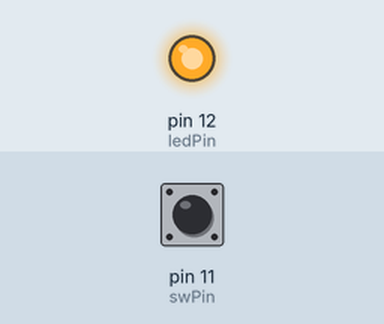
Simulated run of this sketch. Board: Arduino Uno, built with avr-gcc and run on an emulated ATmega328P. On the bench: output pins drawn as LEDs (lit = HIGH). Inputs (shaded band) come from the test bench; at power-on: pin 11 (swPin) HIGH.

Above: at 1.2 s.
1.3 s: pin 11 (swPin) pulled LOW for 0.15 s
At 1.37 s:
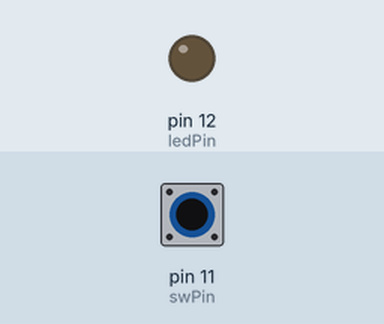
2.9 s: pin 11 (swPin) pulled LOW for 3.2 s
At 6.9 s:
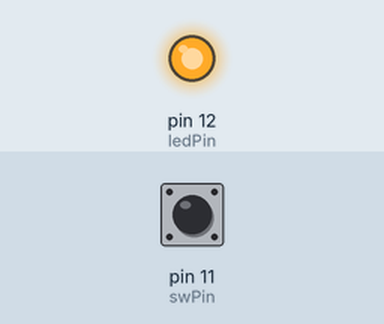
Timing chart, 0 to 8.4 s (numbered marks = the images above; inputs shaded):
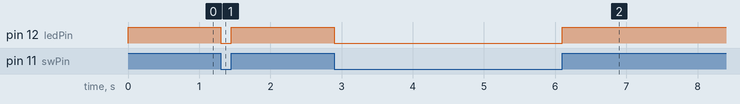

Measured:
- after the input at 1.3 s, pin 12 (ledPin): HIGH → LOW at once, → HIGH 0.15 s later
- after the input at 2.9 s, pin 12 (ledPin): HIGH → LOW at once, → HIGH 3.2 s later

The sketch:

LEDandSwitch1.ino
```cpp
// LEDがArduino digital port12につながっている
// SWがArduino digital port11につながっている
int ledPin = 12;
int swPin = 11;
int val = 0;

void setup() {
  // put your setup code here, to run once:
  pinMode(ledPin, OUTPUT);  //LEDのつながっているピンを出力にする
  pinMode(swPin, INPUT);    //スイッチのつながっているピンを入力にする
}

void loop() {
  // put your main code here, to run repeatedly:
  val = digitalRead(swPin);
  //スイッチのつながっているピンからデジタルでデータを読み取る．
  //スイッチがONの時，val = 1
  //スイッチがOFFの時，val = 0
  digitalWrite(ledPin, val);
  //LEDのつながっているピンに対して，valの値に従って入力を行う
  //val = 1の時，つまり，スイッチがONの時，LEDもONになって光る
}
```
